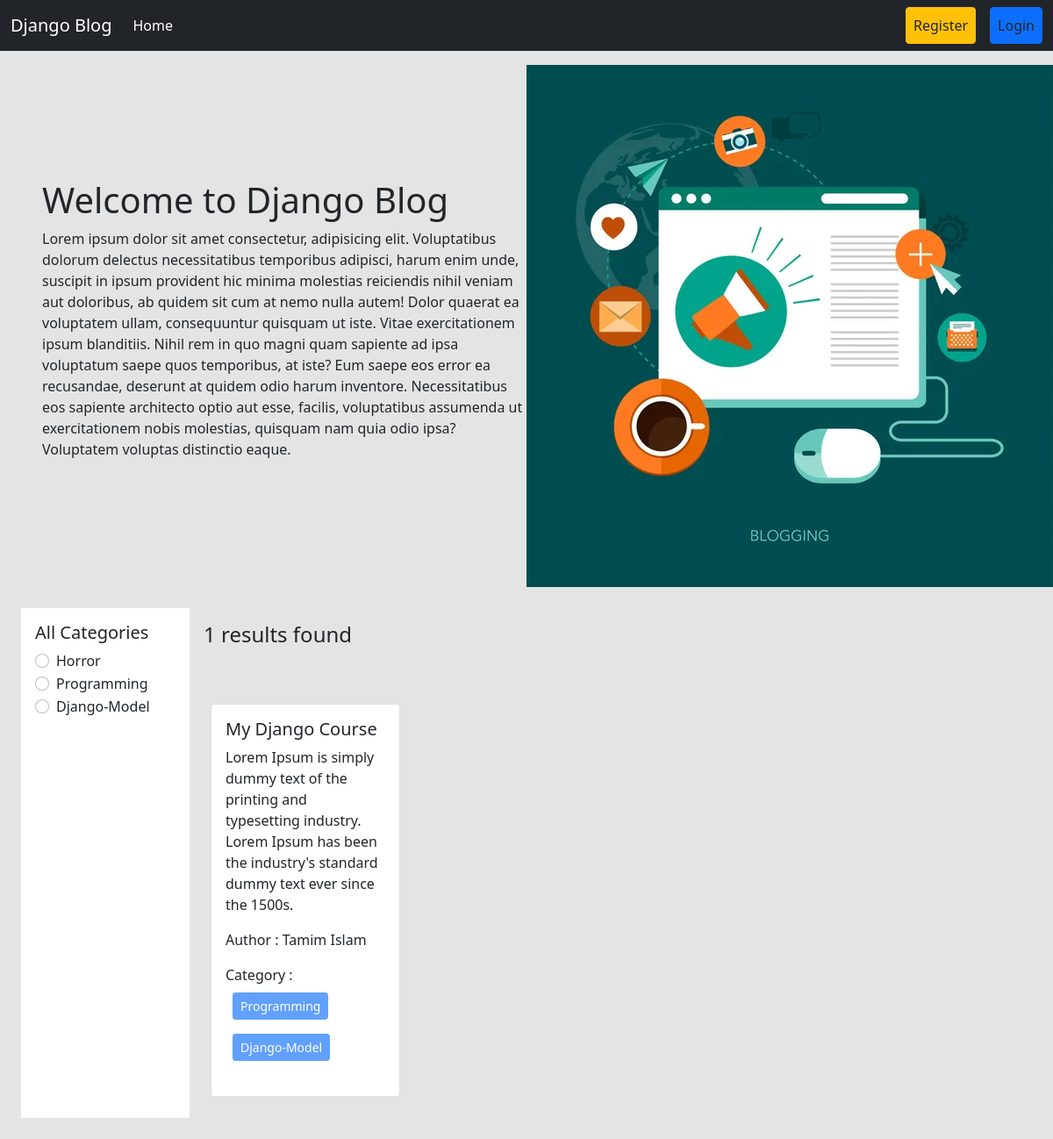
The app's page /category/django-model/ with its own data.
### categories/models.py (models this page shows, shortened)
class Category(models.Model):
    name = models.CharField(max_length=100)
    slug = models.SlugField(max_length=100,unique=True, null=True, blank=True)

### posts/models.py (models this page shows, shortened)
class Post(models.Model):
    title = models.CharField(max_length=50)
    content = models.TextField()
    category = models.ManyToManyField(Category) # ekta post multiple categorir moddhe thakte pare abar ekta categorir moddhe multiple post thakte pare
    author = models.ForeignKey(User, on_delete=models.CASCADE)

### blog_project/views.py (the view)
# urls.py: path('', views.home, name='homepage'),
def home(request, category_slug = None): # initially dhore nicchi je category_slug None thakbe karon hocche user first time home page e asle se normal page dekhbe, se filter korte chaile category te click korlei sei category er slug ta capture korbo ar seta tokhn ar None thakbe na
    data = Post.objects.all() # sob post gula ke niye aslam
    if category_slug is not None: # ekhn category slug jodi None na hoy tar mane sekhane value ache
        category = Category.objects.get(slug = category_slug) # slug je field model e likhechilam seta = amader category slug kore dilam taile ekhn kon category er slug sei category object peye jabo
        data = Post.objects.filter(category  = category) # post er category te category object bosiye filter korlam, ager data er sathe overright hoye jabe
    categories = Category.objects.all() # sob category dekhabo
    return render(request, 'home.html', {'data' : data, 'category' : categories})

### templates/home.html
{% extends 'base.html' %}
{% load static %}
{% block content %}
<div class="d-flex flex-wrap px-5 pt-3 align-items-center">
  <div class="col-6">
    <h1>Welcome to Django Blog</h1>
    <p>Lorem ipsum dolor sit amet consectetur, adipisicing elit. Voluptatibus dolorum delectus necessitatibus temporibus adipisci, harum enim unde, suscipit in ipsum provident hic minima molestias reiciendis nihil veniam aut doloribus, ab quidem sit cum at nemo nulla autem! Dolor quaerat ea voluptatem ullam, consequuntur quisquam ut iste. Vitae exercitationem ipsum blanditiis. Nihil rem in quo magni quam sapiente ad ipsa voluptatum saepe quos temporibus, at iste? Eum saepe eos error ea recusandae, deserunt at quidem odio harum inventore. Necessitatibus eos sapiente architecto optio aut esse, facilis, voluptatibus assumenda ut exercitationem nobis molestias, quisquam nam quia odio ipsa? Voluptatem voluptas distinctio eaque.</p>
  </div>
  <div class="col-6">
<img src="{% static 'header.jpg' %}" />
  </div>
</div>
<div class="d-flex flex-wrap p-4">
  <div class="col-2 bg-white p-3" >
    <h5>All Categories</h5>
    {% for cat in category %}
    <div class="form-check">
      <input
        class="form-check-input"
        type="radio"
        name="category"
        id="{{cat.id}}"
      />
      <label class="form-check-label" for="{{cat.id}}">
        <a href="{% url 'category_wise_post' cat.slug %}" class="text-decoration-none text-dark" >{{cat.name}}</a>
      </label>
    </div>
    {% endfor %}
  </div>
  <div class="col-10 p-3">
    <h4>{{data | length}} results found</h4>
    <div class="d-flex flex-wrap pt-5">
      {% for post in data %}
      <div class="col-sm-3">
        <div class="card m-2">
          <div class="card-body">
            <h5 class="card-title">{{post.title}}</h5>
            <p class="card-text">{{post.content}}</p>
            <p>Author : {{post.author.first_name}} {{post.author.last_name}}</p>
            <p>
              Category : {% for cat in post.category.all %}
              <button class="btn btn-primary btn-sm m-2" disabled>
                {{cat.name}}
              </button>
              {% endfor %}
            </p>
          </div>
        </div>
      </div>
      {% endfor %}
    </div>
  </div>
</div>
{% endblock %}

### records on screen
Category: name "Horror"
Category: name "Programming"
Category: name "Django-Model"
Post: title "My Django Course", content "Lorem Ipsum is simply dummy text of the printing and typesetting industry. Lorem Ipsum has been the industry's standard dummy text ever since the 1500s.", author.first_name "Tamim", author.last_name "Islam"

### other values on screen
{{ data | length }} "1"
